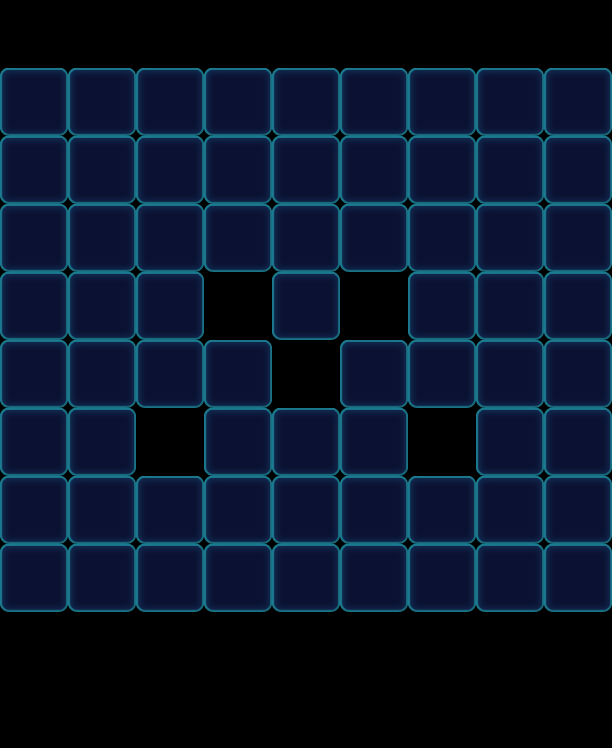

Tiled map render using the project's own tile images. Description and the map definition, with tile-layer contents summarised, below:
An orthogonal 9x11 tile map with 68x68 px tiles, 1 tile layer (Valid), 2 tilesets and 62 objects (27x Floor, 13x Monster, 13x Lock, 9x Factory_Normal).

<map version="1.0" orientation="orthogonal" width="9" height="11" tilewidth="68" tileheight="68">
 <properties>
  <property name="Connect" value="25,27,1|33,35,1|44,46,1|53,55,1|65,67,1" />
 </properties>
 <tileset firstgid="1" name="game_grid1" tilewidth="68" tileheight="68">
  <image source="game_grid1.png" width="68" height="68" />
 </tileset>
 <tileset firstgid="2" name="map" tilewidth="68" tileheight="68">
  <image source="map.png" width="1024" height="1024" />
 </tileset>
 <layer name="Valid" width="9" height="11">
  <data>[99 cells, 67 non-empty, 1 distinct tile ids]</data>
 </layer>
 <objectgroup name="BottomObj" width="9" height="11">
  <object type="Floor" gid="33" x="408" y="204">
   <properties>
    <property name="Layers" value="1" />
   </properties>
  </object>
  <object type="Floor" gid="33" x="272" y="272">
   <properties>
    <property name="Layers" value="2" />
   </properties>
  </object>
  <object type="Floor" gid="33" x="204" y="272">
   <properties>
    <property name="Layers" value="2" />
   </properties>
  </object>
  <object type="Floor" gid="33" x="136" y="272">
   <properties>
    <property name="Layers" value="2" />
   </properties>
  </object>
  <object type="Floor" gid="33" x="340" y="272">
   <properties>
    <property name="Layers" value="2" />
   </properties>
  </object>
  <object type="Floor" gid="33" x="408" y="272">
   <properties>
    <property name="Layers" value="2" />
   </properties>
  </object>
  <object type="Floor" gid="33" x="408" y="340">
   <properties>
    <property name="Layers" value="2" />
   </properties>
  </object>
  <object type="Floor" gid="33" x="272" y="340">
   <properties>
    <property name="Layers" value="2" />
   </properties>
  </object>
  <object type="Floor" gid="33" x="136" y="408">
   <properties>
    <property name="Layers" value="2" />
   </properties>
  </object>
  <object type="Floor" gid="33" x="204" y="408">
   <properties>
    <property name="Layers" value="2" />
   </properties>
  </object>
  <object type="Floor" gid="33" x="340" y="408">
   <properties>
    <property name="Layers" value="2" />
   </properties>
  </object>
  <object type="Floor" gid="33" x="340" y="476">
   <properties>
    <property name="Layers" value="2" />
   </properties>
  </object>
  <object type="Floor" gid="33" x="204" y="476">
   <properties>
    <property name="Layers" value="2" />
   </properties>
  </object>
  <object type="Floor" gid="33" x="272" y="476">
   <properties>
    <property name="Layers" value="2" />
   </properties>
  </object>
  <object type="Floor" gid="33" x="408" y="408">
   <properties>
    <property name="Layers" value="2" />
   </properties>
  </object>
  <object type="Floor" gid="33" x="136" y="340">
   <properties>
    <property name="Layers" value="2" />
   </properties>
  </object>
  <object type="Floor" gid="33" x="476" y="204">
   <properties>
    <property name="Layers" value="1" />
   </properties>
  </object>
  <object type="Floor" gid="33" x="476" y="272">
   <properties>
    <property name="Layers" value="1" />
   </properties>
  </object>
  <object type="Floor" gid="33" x="476" y="476">
   <properties>
    <property name="Layers" value="1" />
   </properties>
  </object>
  <object type="Floor" gid="33" x="408" y="544">
   <properties>
    <property name="Layers" value="1" />
   </properties>
  </object>
  <object type="Floor" gid="33" x="476" y="544">
   <properties>
    <property name="Layers" value="1" />
   </properties>
  </object>
  <object type="Floor" gid="33" x="136" y="544">
   <properties>
    <property name="Layers" value="1" />
   </properties>
  </object>
  <object type="Floor" gid="33" x="68" y="544">
   <properties>
    <property name="Layers" value="1" />
   </properties>
  </object>
  <object type="Floor" gid="33" x="68" y="476">
   <properties>
    <property name="Layers" value="1" />
   </properties>
  </object>
  <object type="Floor" gid="33" x="68" y="272">
   <properties>
    <property name="Layers" value="1" />
   </properties>
  </object>
  <object type="Floor" gid="33" x="68" y="204">
   <properties>
    <property name="Layers" value="1" />
   </properties>
  </object>
  <object type="Floor" gid="33" x="136" y="204">
   <properties>
    <property name="Layers" value="1" />
   </properties>
  </object>
 </objectgroup>
 <objectgroup name="MiddleObj" width="9" height="11">
  <object name="66" type="Monster" gid="17" x="136" y="340">
   <properties>
    <property name="Color" value="Purple" />
   </properties>
  </object>
  <object name="33" type="Monster" gid="3" x="136" y="408">
   <properties>
    <property name="Color" value="Green" />
   </properties>
  </object>
  <object name="65" type="Monster" gid="19" x="340" y="272">
   <properties>
    <property name="Color" value="Yellow" />
   </properties>
  </object>
  <object name="32" type="Monster" gid="2" x="204" y="408">
   <properties>
    <property name="Color" value="Blue" />
   </properties>
  </object>
  <object name="66" type="Monster" gid="17" x="272" y="272">
   <properties>
    <property name="Color" value="Purple" />
   </properties>
  </object>
  <object name="66" type="Monster" gid="17" x="408" y="408">
   <properties>
    <property name="Color" value="Purple" />
   </properties>
  </object>
  <object name="66" type="Monster" gid="17" x="204" y="476">
   <properties>
    <property name="Color" value="Purple" />
   </properties>
  </object>
  <object name="33" type="Monster" gid="3" x="272" y="340">
   <properties>
    <property name="Color" value="Green" />
   </properties>
  </object>
  <object name="33" type="Monster" gid="3" x="408" y="340">
   <properties>
    <property name="Color" value="Green" />
   </properties>
  </object>
  <object name="33" type="Monster" gid="3" x="340" y="476">
   <properties>
    <property name="Color" value="Green" />
   </properties>
  </object>
  <object name="57" type="Monster" gid="18" x="340" y="408">
   <properties>
    <property name="Color" value="Pink" />
   </properties>
  </object>
  <object name="65" type="Monster" gid="19" x="204" y="272">
   <properties>
    <property name="Color" value="Yellow" />
   </properties>
  </object>
  <object name="65" type="Monster" gid="19" x="272" y="476">
   <properties>
    <property name="Color" value="Yellow" />
   </properties>
  </object>
 </objectgroup>
 <objectgroup color="#000000" name="TopObj" width="9" height="11">
  <!-- 22 objects omitted --></objectgroup>
 <objectgroup color="#00ff00" name="CeilObj" width="9" height="11" />
</map>
<!-- 22 of 62 objects omitted -->
